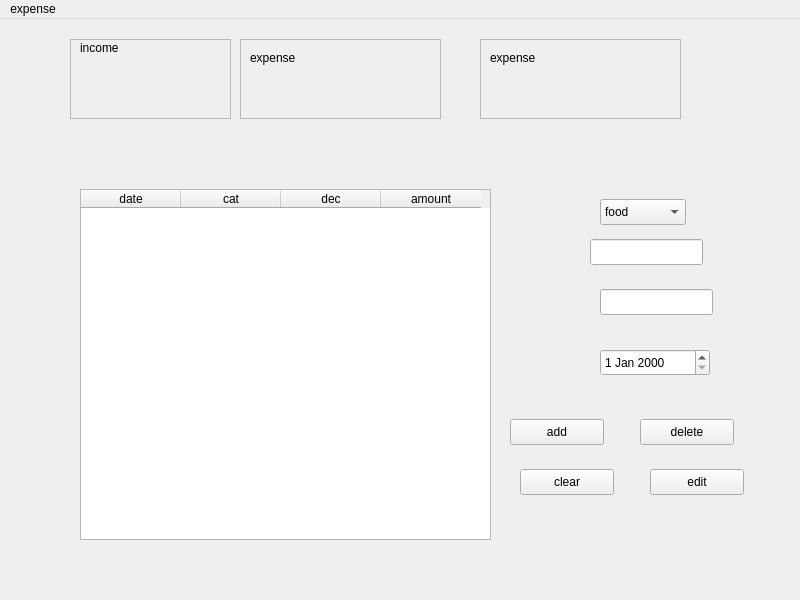
<?xml version="1.0" encoding="UTF-8"?>
<ui version="4.0">
 <class>MainWindow</class>
 <widget class="QMainWindow" name="MainWindow">
  <property name="geometry">
   <rect>
    <x>0</x>
    <y>0</y>
    <width>800</width>
    <height>600</height>
   </rect>
  </property>
  <property name="windowTitle">
   <string>MainWindow</string>
  </property>
  <widget class="QWidget" name="centralwidget">
   <widget class="QFrame" name="incomeframe">
    <property name="geometry">
     <rect>
      <x>70</x>
      <y>20</y>
      <width>161</width>
      <height>80</height>
     </rect>
    </property>
    <property name="frameShape">
     <enum>QFrame::Shape::StyledPanel</enum>
    </property>
    <property name="frameShadow">
     <enum>QFrame::Shadow::Raised</enum>
    </property>
    <widget class="QLabel" name="incomelabel">
     <property name="geometry">
      <rect>
       <x>10</x>
       <y>0</y>
       <width>66</width>
       <height>18</height>
      </rect>
     </property>
     <property name="text">
      <string>income</string>
     </property>
    </widget>
   </widget>
   <widget class="QFrame" name="expanseframe">
    <property name="geometry">
     <rect>
      <x>240</x>
      <y>20</y>
      <width>201</width>
      <height>80</height>
     </rect>
    </property>
    <property name="frameShape">
     <enum>QFrame::Shape::StyledPanel</enum>
    </property>
    <property name="frameShadow">
     <enum>QFrame::Shadow::Raised</enum>
    </property>
    <widget class="QLabel" name="expenselabel">
     <property name="geometry">
      <rect>
       <x>10</x>
       <y>10</y>
       <width>66</width>
       <height>18</height>
      </rect>
     </property>
     <property name="text">
      <string>expense</string>
     </property>
    </widget>
   </widget>
   <widget class="QFrame" name="balanceframe">
    <property name="geometry">
     <rect>
      <x>480</x>
      <y>20</y>
      <width>201</width>
      <height>80</height>
     </rect>
    </property>
    <property name="frameShape">
     <enum>QFrame::Shape::StyledPanel</enum>
    </property>
    <property name="frameShadow">
     <enum>QFrame::Shadow::Raised</enum>
    </property>
    <widget class="QLabel" name="balancelabel">
     <property name="geometry">
      <rect>
       <x>10</x>
       <y>10</y>
       <width>66</width>
       <height>18</height>
      </rect>
     </property>
     <property name="text">
      <string>expense</string>
     </property>
    </widget>
   </widget>
   <widget class="QTableWidget" name="tabel">
    <property name="geometry">
     <rect>
      <x>80</x>
      <y>170</y>
      <width>411</width>
      <height>351</height>
     </rect>
    </property>
    <column>
     <property name="text">
      <string>date</string>
     </property>
    </column>
    <column>
     <property name="text">
      <string>cat</string>
     </property>
    </column>
    <column>
     <property name="text">
      <string>dec</string>
     </property>
    </column>
    <column>
     <property name="text">
      <string>amount</string>
     </property>
    </column>
   </widget>
   <widget class="QComboBox" name="dropdown">
    <property name="geometry">
     <rect>
      <x>600</x>
      <y>180</y>
      <width>86</width>
      <height>26</height>
     </rect>
    </property>
    <item>
     <property name="text">
      <string>food</string>
     </property>
    </item>
    <item>
     <property name="text">
      <string>travel</string>
     </property>
    </item>
    <item>
     <property name="text">
      <string>hotel</string>
     </property>
    </item>
    <item>
     <property name="text">
      <string>bus</string>
     </property>
    </item>
    <item>
     <property name="text">
      <string>train</string>
     </property>
    </item>
   </widget>
   <widget class="QLineEdit" name="desctiontext">
    <property name="geometry">
     <rect>
      <x>590</x>
      <y>220</y>
      <width>113</width>
      <height>26</height>
     </rect>
    </property>
   </widget>
   <widget class="QLineEdit" name="amounttext">
    <property name="geometry">
     <rect>
      <x>600</x>
      <y>270</y>
      <width>113</width>
      <height>26</height>
     </rect>
    </property>
   </widget>
   <widget class="QDateEdit" name="dateEdit">
    <property name="geometry">
     <rect>
      <x>600</x>
      <y>330</y>
      <width>110</width>
      <height>27</height>
     </rect>
    </property>
   </widget>
   <widget class="QPushButton" name="addbtn">
    <property name="geometry">
     <rect>
      <x>510</x>
      <y>400</y>
      <width>94</width>
      <height>26</height>
     </rect>
    </property>
    <property name="text">
     <string>add</string>
    </property>
   </widget>
   <widget class="QPushButton" name="deletbtn">
    <property name="geometry">
     <rect>
      <x>640</x>
      <y>400</y>
      <width>94</width>
      <height>26</height>
     </rect>
    </property>
    <property name="text">
     <string>delete</string>
    </property>
   </widget>
   <widget class="QPushButton" name="clearbtn">
    <property name="geometry">
     <rect>
      <x>520</x>
      <y>450</y>
      <width>94</width>
      <height>26</height>
     </rect>
    </property>
    <property name="text">
     <string>clear</string>
    </property>
   </widget>
   <widget class="QPushButton" name="editbtn">
    <property name="geometry">
     <rect>
      <x>650</x>
      <y>450</y>
      <width>94</width>
      <height>26</height>
     </rect>
    </property>
    <property name="text">
     <string>edit</string>
    </property>
   </widget>
  </widget>
  <widget class="QMenuBar" name="menubar">
   <property name="geometry">
    <rect>
     <x>0</x>
     <y>0</y>
     <width>800</width>
     <height>23</height>
    </rect>
   </property>
   <widget class="QMenu" name="menuexpense">
    <property name="title">
     <string>expense</string>
    </property>
   </widget>
   <addaction name="menuexpense"/>
  </widget>
 </widget>
 <resources/>
 <connections/>
</ui>
